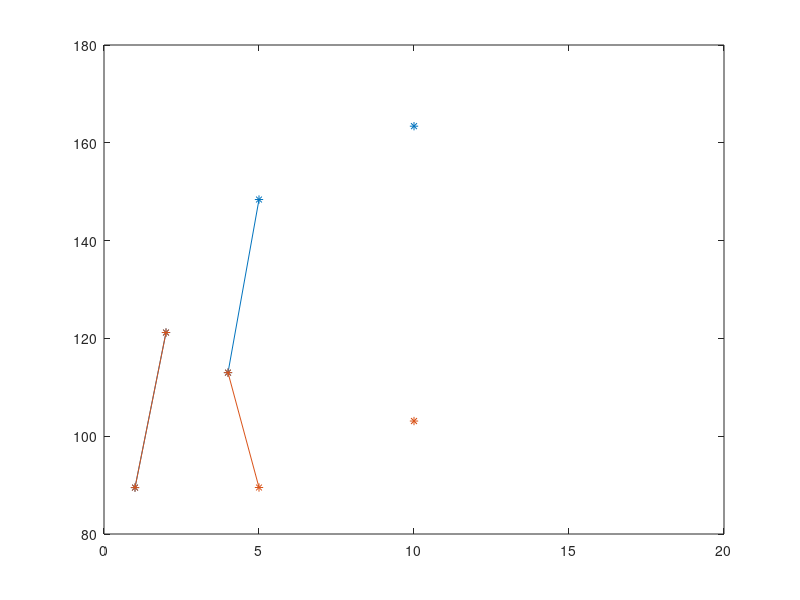

Recreate this plot in MATLAB.
close all
clear

konc = 1:1:20;

%konc vs Pmax
pmax_meas = zeros(1, 20);  %m matfel
for i=1:20
    pmax_meas(i) = NaN;
end

pmax_meas(1) = 89.49;
pmax_meas(2) = 121.2;
pmax_meas(4) = 113;
pmax_meas(5) = 148.4;
pmax_meas(10) = 163.4;
pmax = pmax_meas;
pmax(5) = 89.51;
pmax(10) = 103.1;

pmax3 = pmax_meas;

figure
plot(konc, pmax_meas, '*-', konc, pmax, '*-');